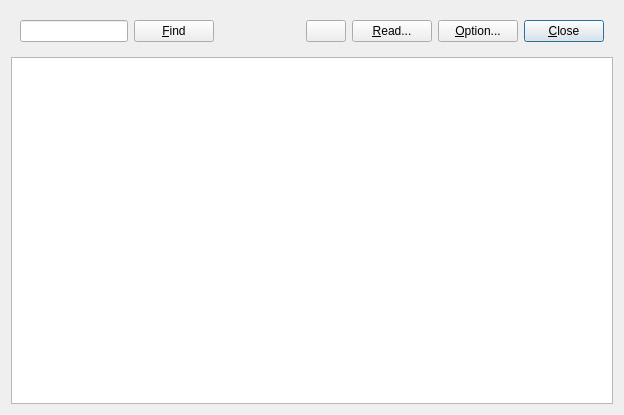
<?xml version="1.0" encoding="UTF-8"?>
<ui version="4.0">
 <class>TextViewer</class>
 <widget class="QWidget" name="TextViewer">
  <property name="geometry">
   <rect>
    <x>0</x>
    <y>0</y>
    <width>624</width>
    <height>415</height>
   </rect>
  </property>
  <property name="windowTitle">
   <string>TEXT VIEWER</string>
  </property>
  <property name="toolTip">
   <string/>
  </property>
  <layout class="QVBoxLayout" name="verticalLayout">
   <item>
    <widget class="QWidget" name="widget" native="true">
     <layout class="QHBoxLayout" name="horizontalLayout">
      <item>
       <widget class="QLineEdit" name="findStr">
        <property name="toolTip">
         <string/>
        </property>
       </widget>
      </item>
      <item>
       <widget class="QPushButton" name="btnFind">
        <property name="toolTip">
         <string/>
        </property>
        <property name="text">
         <string>&amp;Find</string>
        </property>
       </widget>
      </item>
      <item>
       <spacer name="horizontalSpacer">
        <property name="orientation">
         <enum>Qt::Horizontal</enum>
        </property>
        <property name="sizeHint" stdset="0">
         <size>
          <width>40</width>
          <height>20</height>
         </size>
        </property>
       </spacer>
      </item>
      <item>
       <widget class="QPushButton" name="btnReload">
        <property name="sizePolicy">
         <sizepolicy hsizetype="Fixed" vsizetype="Fixed">
          <horstretch>0</horstretch>
          <verstretch>0</verstretch>
         </sizepolicy>
        </property>
        <property name="toolTip">
         <string>Reload</string>
        </property>
        <property name="icon">
         <iconset resource="../rtkconv_qt/rtkconv_qt.qrc">
          <normaloff>:/buttons/reload</normaloff>:/buttons/reload</iconset>
        </property>
       </widget>
      </item>
      <item>
       <widget class="QPushButton" name="btnRead">
        <property name="toolTip">
         <string/>
        </property>
        <property name="text">
         <string>&amp;Read...</string>
        </property>
       </widget>
      </item>
      <item>
       <widget class="QPushButton" name="btnOpt">
        <property name="toolTip">
         <string/>
        </property>
        <property name="text">
         <string>&amp;Option...</string>
        </property>
       </widget>
      </item>
      <item>
       <widget class="QPushButton" name="btnClose">
        <property name="toolTip">
         <string/>
        </property>
        <property name="text">
         <string>&amp;Close</string>
        </property>
        <property name="autoDefault">
         <bool>true</bool>
        </property>
        <property name="default">
         <bool>true</bool>
        </property>
       </widget>
      </item>
     </layout>
    </widget>
   </item>
   <item>
    <widget class="QPlainTextEdit" name="textEdit"/>
   </item>
  </layout>
 </widget>
 <resources>
  <include location="../rtkconv_qt/rtkconv_qt.qrc"/>
 </resources>
 <connections/>
</ui>
